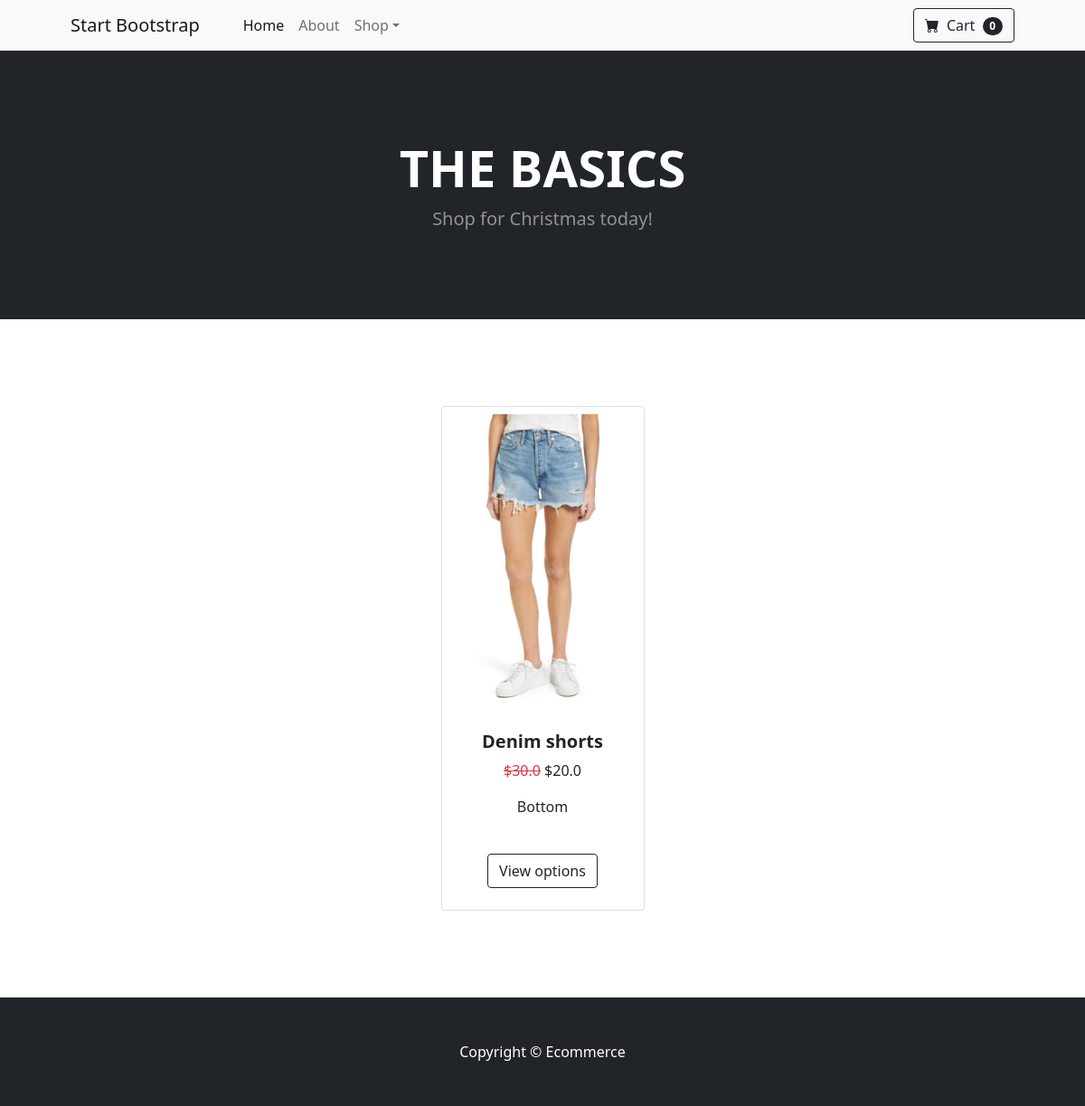
Screenshot of /product/demin-shorts with the database file from the repository.
### frontend/models.py (models this page shows, shortened)
class Item(models.Model):
    title = models.CharField(max_length=100)
    price = models.FloatField()
    discount_price = models.FloatField(blank=True, null=True)
    category = models.CharField(choices=CATEGORY_CHOICES, max_length=5)
    slug = models.SlugField()
    description = models.TextField()
    image = models.ImageField()

### frontend/views.py (the view)
# urls.py: path('product/<slug>', views.ProductDetailView.as_view(), name='detail')
class ProductDetailView(DetailView):
    model = Item
    template_name = 'detail.html'

### frontend/templates/detail.html (shortened to what this page needs)
{% extends 'base.html'%}
{% block content%}
<section class="py-5">
  <div class="container px-4 px-lg-5 mt-5">
    <div class="row gx-4 gx-lg-5 row-cols-2 row-cols-md-3 row-cols-xl-4 justify-content-center">
      <div class="col mb-5">
        <div class="card h-100">
          <img
            class="card-img-top p-2"
            src="{{ object.image.url }}"
            alt="..."
          />
          <div class="card-body p-4">
            <div class="text-center">
              <h5 class="fw-bolder">{{item.title}}</h5>
              {% if item.discount_price%}
              <p><del class="mr-2 text-danger">${{ item.price }}</del>
              ${{ item.discount_price }}</p>
              {%else%}
              <p>${{item.price}}</p>
              {% endif %}
              <p>{{ item.get_category_display }}</p>
            </div>
          </div>
          <div class="card-footer p-4 pt-0 border-top-0 bg-transparent">
            <div class="text-center">
              <a class="btn btn-outline-dark mt-auto" href="#">View options</a>
            </div>
          </div>
        </div>
      </div>
    </div>
  </div>
</section>
{%endblock%}

### rows the page displays
Item: image (picture), title "Denim shorts", price "30.0", discount_price "20.0", category "Bottom"
